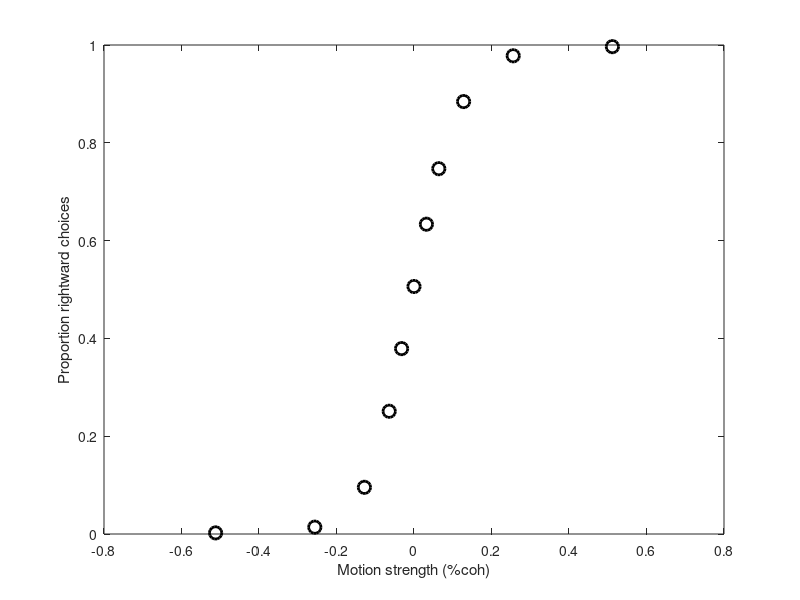

Write MATLAB code to recreate this figure. (Note: this script raises an error after producing the figure.)
% Tutorial on behavioral data analysis/modeling
% CRF : Hopkins-Janelia Bootcamp 2023

% code can be found here: https://github.com/Fetschlab/Bootcamp
% can download as .zip and put in any local folder.

% then change this to your folder, or comment it out:
% cd /Users/chris/Documents/Teaching/Bootcamp



%%  1.1 - load and plot some real monkey data

clear; close all
load dots_data

% 'data' is a struct with fields:
% direction : motion direction of the stimulus, 0/180 = right/left
% coherence : motion coherence (proportion of dots moving in the assigned dir)
% scoh : 'signed' coherence, where positive = rightward
% choice : subject's choice, 1=right, 0=left
% RT : reaction time, in seconds
% correct : 1=correct, 0=error

% create indexing (looping) variable
cohs = unique(data.scoh)

% preallocate 
pRight = nan(length(cohs),1);
n = nan(length(cohs),1);
% loop over signed coherence
for c = 1:length(cohs)
    I = data.scoh==cohs(c); % find trials with w this particular coh
    n(c) = sum(I); % how many?
    pRight(c) = sum(I & data.choice==1) / n(c); % proportion of those trials where the choice was "right"
end

% % normally we'd want error bars, so here's the formula for standard error
% % of a proportion (derivation left as an exercise for the reader):
% pRightSE = sqrt( (pRight.*(1-pRight)) ./ n );
% % but it's so tiny with this many trials, we can ignore it for now

figure(1);
set(gcf,'Color',[1 1 1],'Position',[300 500 700 550]);

h1=plot(cohs,pRight,'ko','MarkerSize',9); set(h1,'LineWidth',2);
xlabel('Motion strength (%coh)');
ylabel('Proportion rightward choices');
changeAxesFontSize(gca,15,15);

% plot a small subset of individual trials just for visualization:
hold on;
for n = 1:60
    plot(data.scoh(n)+randn*0.01,data.choice(n),'rx','MarkerSize',12);
                    % ^add some random jitter to reduce overlap
end
legend(h1,'data','Location','Northwest');


%%  1.2 - descriptive/statistical model: logistic regression

% a first step is to quantify how the outcome, or dependent, variable
% (choice) varies as a function of the independent variable (coherence)

% For most outcome variables it is fine to use linear regression: 
% good old y = mx+b. But proportions/probabilities are bounded at 0 and 1,
% so we use logistic regression, log(P/(1-P)) = mx+b
% or more commonly, logit(P) = beta0 + beta1*x + ...

% logit is a synonym for log odds, where odds is P/(1-P)
% (often used in betting, eg "4 to 1 odds" = 0.2 or 20% probability)
% so, logit(P) = log(P/(1-P))

% The inverse of the logit function is the logistic function: 
% P = 1 / (1 + exp(-(beta_0 + beta1*x)))
% So you often see it written this way. This is how you'd actually
% calculate the probabilities given the beta terms.

% The simplest logistic regression model for a choice function
% (aka 'psychometric' function) has two parameters (betas):
% a slope and a bias, equivalent to slope and intercept for linear reg

% The slope term is just a constant multiplied by a single independent
% variable (here, coh), but you can build a logistic model with any number
% of explanatory variables, and their (multiplicative) interactions.
% It is a very flexible and powerful tool, part of a larger family of
% models called *generalized linear models* (GLMs)

% (On your own you can check out any number of video tutorials online)


%%  1.2.1 - likelihood and binomial probability

% The best-fitting model is the one that maximizes the *likelihood* of the
% data given the model parameters

% Likelihood, or P(data | model), is usually calculated by assuming a
% particular form of the probability distribution.

% Since our outcome variable is binary, the relevant distribution is the
% binomial distribution -- and if we are treating each trial as an
% independent event, we use the special case of the binomial dist for n=1,
% known as the Bernoulli distribution.

% For any a particular value of the slope and bias terms, the logistic
% model specifies the probability of a rightward choice (y) given a
% coherence (x).

% Using this model-based probability (P), the Likelihood of
% each trial is simply P if the choice was rightward (1), or 1-P if the
% choice was leftward (0).

% Let's make an initial guess for the parameters and plot the curve atop
% the data points
beta_0 = 0; % assume zero bias
beta1 = 8; % a guess, based on previous experience

% can evaluate the function at any x value (i.e., interpolated or
% extrapolated) not just the values present in the dataset
cohsInterp = -0.51:0.01:0.51;
B = beta_0 + beta1*cohsInterp;
pR = logistic(B);

figure(1);
h2 = plot(cohsInterp,pR,'m--','LineWidth',2);
xlabel('Motion strength (%coh)');
ylabel('Proportion rightward choices');
changeAxesFontSize(gca,15,15);
legend([h1 h2],'data','guess','Location','Northwest');

% calculate the single-trial likelihoods:
pR_model = nan(length(data.choice),1);
Lik = nan(length(data.choice),1);
for t = 1:length(data.choice) % loop over trials
    B = beta_0 + beta1*data.scoh(t);
    pR_model(t) = logistic(B);       
    if data.choice(t)==1
        Lik(t) = pR_model(t);
    else
        Lik(t) = 1-pR_model(t);
    end
end
% (offline coding exercise: rewrite this without using a FOR loop)


% A snapshot of what we've done:
['scoh   choice   pR_model   Likelihood']
[data.scoh(1:10) data.choice(1:10) pR_model(1:10) Lik(1:10)]
% In particular, compare rows 3+4 vs. 5:
% in 5 the coh was positive (right) but monkey chose left, an error that
% was not predicted by the  model (expected pRight for that trial was high)
% Thus, the likelihood is low, i.e. 1-Pr.


% The full likelihood for the  dataset would be the product of all the
% individual likelihoods (joint probability). This calculation is made much
% simpler if we take the log-likelihood. Then we can just sum them up, 
% because the logarithm turns products into sums.
logL_total = sum(log(Lik))


%%  1.3 - optimization

% Now that we know how to calculate the Likelihood, we could write an
% optimization function that iteratively searches over values of slope
% and bias until the (log) Likelihood is maximal -- these would be the
% best-fitting parameters for a given model

% Fortunately Matlab has done that for us in a very simple package, one
% that can be used for much more complicated models than just the
% 2-parameter logistic, so it is worth knowing. It's called glmfit.

X = data.scoh;
y = data.choice;
    % NOTE that we are not curve-fitting the data points (proportions),
    % we are fitting based on likelihood of individual trials.
    % This is more powerful and accurate.
[Beta, ~, stats] = glmfit(X, y, 'binomial');
% (for afficionados: glmfit automatically includes a 'column of zeroes'
% in the design matrix X, to estimate the bias term)


Beta
% Beta is a two-vector with [beta0, beta1] or [bias, slope]
% Notice the bias is almost zero. The slope is in units that are not
% intuitive, because remember it's logit(P) = slope*x + bias
% but it's still true that the higher the number the steeper the slope

%% 1.3.1  plot the fit

% to plot our best fitting model vs. the data points, can use glmval to
% give the model-based probability of rightward given the params:
yVals = glmval(Beta,cohsInterp,'logit');
figure(1); h3 = plot(cohsInterp,yVals,'g-','LineWidth',2);
legend([h1 h2 h3],'data','guess','fit','Location','Northwest');

% pretty good!


%% 2.1 - mechanistic/process models: signal detection theory (SDT)

clear scoh
close all
ntrials = 50000;

% A logistic model is nice but merely descriptive. It describes average
% behavior over ensembles of trials (a given set of independent variables),
% but we want to know how the brain makes a decision on a single trial.
% For this we need a mechanistic or 'process' model.

% In SDT, a stimulus is said to give rise to a noisy 'observation' or
% measurement (in the brain). You can think of it as something like the
% number of spikes in a population of neurons over a given time interval.
% (This makes most sense for detecting a faint signal embedded in noise;
% in the case of discriminating or categorizing stimuli (eg Left/Right)
% it's better to think of the observation as the difference in spike counts 
% between two populations, one selective for Right and the other for Left, 
% as explained in the slides)

% The observation is thus a random variable with some distribution. Let's
% assume Gaussian, with mean proportional to the stimulus strength (coh).
% For simplicity we'll also assume the standard deviation is a constant.

k = 8; % proportionality constant converting our stimulus variable (coh)
       % to the mean of the evidence (obs) distribution; chosen to
       % approximate the data (higher the value, the greater the sensitivity)
sigma = 1; % s.d. of the signal distribution

% plot the obs distributions for a subset of cohs
figure(3); set(gcf,'Color',[1 1 1],'Position',[300 500 1100 400]);
Mu = k*cohs;
dAxis = -8:0.1:8;
for c = 1:2:11
    plot(dAxis,normpdf(dAxis,Mu(c),sigma),'LineWidth',1.5);
    hold on;
end
plot([0 0],[0 0.45],'k--','LineWidth',1.5);
xlabel('Observation');
ylabel('Probability');
changeAxesFontSize(gca,15,15);
legend(num2str(cohs(1:2:11)))



%% 2.1.1  - simulate some trials
scoh = nan(ntrials,1);
obs = nan(ntrials,1);
choice = nan(ntrials,1);
for t = 1:ntrials
    scoh(t) = randsample(cohs,1,'true');
    mu = k*scoh(t);
    obs(t) = normrnd(mu, sigma);
    
    % A defining feature of SDT is the criterion. Whichever side of the
    % criterion the observation falls, that determines the choice.
    % Because coherence is signed, w positive values indicating rightward,
    % the optimal (unbiased) criterion is simply zero: if greater than
    % zero, choose Right (1), else choose Left (0)
    if obs(t)>0
        choice(t)=1;
    else
        choice(t)=0;
    end
end
pRight = nan(length(cohs),1);
n = nan(length(cohs),1);
for c = 1:length(cohs)
    I = scoh==cohs(c);
    n(c) = sum(I);
    pRight(c) = sum(I & choice==1) / n(c);
end
figure(4); set(gcf,'Color',[1 1 1],'Position',[300 500 700 550]);
plot(cohs,pRight,'bo-','LineWidth',1.5);
xlabel('Motion strength (%coh)');
ylabel('Proportion rightward choices');
title('simulated data: SDT');
changeAxesFontSize(gca,15,15);


% For today we'll stop at stimulation, but this model could be fit to data
% and used to generate hypotheses about the neural basis of signal, noise,
% and criterion.

% So although it still seems rather abstract, SDT was among the first
% process models for perception that could be translated into a
% so-called 'linking hypothesis', a key development in the birth of
% systems neuroscience

% [BACK TO SLIDES]



%%  2.2 - mechanistic/process models: drift-diffusion (DDM)

% What if we want to explain more than just the choice?

% Often we measure some other aspect of behavior and ask whether it arises 
% from the same process in the brain. If so, our process model should be
% able to explain both variables. A good example is choice + response time. 

clear; close all
load dots_data

cohs = unique(data.scoh);
pRight = nan(length(cohs),1);
meanRT = nan(length(cohs),1);
n = nan(length(cohs),1);
for c = 1:length(cohs) % loop over signed coherence
    I = data.scoh==cohs(c); % find trials with w this particular coh
    n(c) = sum(I); % how many?
    pRight(c) = sum(I & data.choice==1) / n(c); % proportion of those trials where the choice was "right"
    meanRT(c) = mean(data.RT(I));
    % % again we should always consider (and plot) error/dispersion in data
    % % (standard errors or confidence intervals), which for RT would be:
    % RTse(c) = std(data.RT(I))/sqrt(n(c)); ...
    % % but we'll ignore it for this exercise
end

figure(5); set(gcf,'Color',[1 1 1],'Position',[300 500 450 600]);
title('data: choice + RT');

subplot(2,1,1); plot(cohs,pRight,'bo-');
xlabel('Motion strength (%coh)'); ylabel('Proportion rightward choices');
changeAxesFontSize(gca,15,15);

subplot(2,1,2); plot(cohs,meanRT(:,1),'ro-');
xlabel('Motion strength (%coh)'); ylabel('Reaction time (ms)');
changeAxesFontSize(gca,15,15);


%%  2.2.1 - what kind of process can explain choice + RT?

% SDT has no explicit time dimension and thus cannot explain RT

% So we turn to bounded evidence accumulation,
% e.g. the drift-diffusion model (DDM)

% First, let's simulate it.
close all

% The model has at least two, and usually three parameters 
% (play around with these to see their effects)
k = 0.2; % 0.3; % 'drift rate' or sensitivity term: a constant converting stimulus strength into units of 'momentary' evidence
B = 30; % 25; % height of the bound, or threshold, for decision termination
Tnd = 100; % non-decision time: sensory and motor delays distinct from the decision process
% ^ or this can be expressed as a distribution, ie assumed o vary across trials (more natural but adds free param(s))
% and:
% this is sometimes a 4th free parameter but for simplicty we fix it to 1
sigma = 0.8; % standard deviation of momentary evidence

ntrials = 50000;

data = simDDM_simple_forBootcamp(ntrials,k,sigma,B,Tnd);
% (walk through it, if there's time)



%%  2.3 - a critical step in almost any modeling effort: PARAMETER RECOVERY

% Of course we want to do more than just simulate data that look reasonable
% We want to actually *fit* our process model to the data.  Why?
% (1) to verify that the model is a reasonable one
% (2) to compare goodness-of-fit across different candidate models
% (3) to compare fitted parameters across conditions/subjects and thereby
%     generate hypotheses as to what might differ

% But before we can trust our model fits, we should check that
% our experiment and fitting code are capable, in principle, of correctly
% arriving at the 'ground truth'. To do this we can generate fake data
% by simulating the model (in which case  we know the ground truth, aka the
% generative parameters), then fit the fake data to try and recover
% those params.


% (for more see e.g. Wilson & Collins 2019,
% Ten simple rules for the computational modeling of behavioral data
% https://github.com/AnneCollins/TenSimpleRulesModeling/ )


% As with the logistic, we need an expression for the likelihood: the
% probability of observing the data given a set of model params.

% Choice is still just a binary outcome and hence Bernoulli distributed.
% But what is the expected pRight for each coherence? And there's no
% a priori reason to assert any particular distribution for RT.

% This is where process models differ from descriptive: we need the
% probability density of these variables under the model. This can be 
% generated by simulation, but that's very slow when we want to iterate 
% many times, as we need to do for optimization.

% Luckily smart folks have derived closed-form expressions for pRight (it
% happens to be a logistic function of drift rate times bound!), and
% RT (not intuitively obvious), at least for simple DDMs.

% These are: 
% pRight = 1 / (1 + exp(-2*k*C*B)) % (look familiar?)
% meanRT = B/k*C * tanh(k*C*B)

% See Shadlen et al. 2006 for the derivations.

% to generate our initial guess, randomize the generative parameters
% (pretending we don't know what they were)
guess = [k*(1+randn) B*(1+randn) Tnd*(1+randn)]

% assumes sigma=1
[fit,~] = Dots_fitDDM_1D_noConf(guess,data.scoh,data.choice,round(data.RT*1000)); % convert RT back to ms, for legacy reasons
subplot(2,1,1); title('simulated data with DDM fit');

% compare generative and fitted params:
[k fit(1) ; B fit(2) ; Tnd fit(3)]

% Nice!

% (If your fits fail, just try again! Could be the randomization caused the
% guess to be too far off for the model to converge)

% NOTE the cool thing is that the above equations, used in the fitting
% routine, appear nowhere in the simulation code. All the simulation does
% is generate Gaussian random numbers and sum them up. The fitting code 
% uses the analytical solutions for the mean RT and pRight, and so the fact
% that they can recover the generative parameters is a kind of proof that 
% the equations are correct.

% Now it won't always be the case that there is a closed-form solution for
% the distributions or even expected values of variables in a given model.
% If that's the case, there are other methods for estimating likelihoods,
% most of which involve something akin to simulation (aka 'Monte-Carlo'
% methods, MCMC, BADS, etc). These are beyond our current scope but ask
% me about them if interested.


%%  2.4 - fit the DDM

% Now that we've proven we can recover generative params,
% let's fit the real data

clear; close all
load dots_data

% guess = [1 10 500]; % cheating a bit since I know the fitted params...
guess = [1 10 500]; % ...but turns out these don't have to be very close at all
[fit,~] = Dots_fitDDM_1D_noConf(guess,data.scoh,data.choice,round(data.RT*1000));
subplot(2,1,1); title('real data with DDM fit');

k = fit(1)
B = fit(2)
Tnd = fit(3)

% this is a remarkably good fit, except for RTs at low coh --
% something to make a new hypothesis about? or tweak the model?


% BACK TO SLIDES (if time): more on "why do we care?"




%%  3.1 - another kind of behavioral modeling: RL and bandit-style tasks

clear

% Again see Wilson & Collins 2019, and/or search on your own for 
% Rescorla-Wagner and bandit problems.

T = 100; % num trials
mu = [0.2 0.8]; % reward probabilities
alpha = 0.05; % learning rate
beta = 5; % inverse temperature

[choice, ~] = simulate_M3RescorlaWagner_v1(T, mu, alpha, beta);
choice = choice-1; % convert [1:2] to [0:1] for consistency w above

win = 10; % window width for smoothing choice probabilities
convKernel = fspecial('average', [1 win]);
chSmooth = conv(convKernel,choice);
chSmooth = chSmooth(win/2:end-win);

% plot the learning curve
figure; plot(chSmooth);
ylim([-0.1 1.1]);
xlabel('Trials');
ylabel('Choices (smoothed): 1 is ''correct''')
title('learning curve');



%%  3.1.1 - now try a non-stationary bandit

T = 1000; % num trials
mu = [0.2 0.8]; % reward probabilities
alpha = 0.05; % learning rate
beta = 5; % inverse temperature
swProb = 0.01; % probability of switching reward probs 

[choice, rew, Mu] = simulate_M3RescorlaWagner_nonStationary(T, mu, alpha, beta, swProb);
choice = choice-1; % convert [1:2] to [0:1] for consistency w above

win = 8; % window width for smoothing choice probabilities
convKernel = fspecial('average', [1 win]);
chSmooth = conv(convKernel,choice);
chSmooth = chSmooth(win/2:end-win/2);

figure;
[AX,H1,H2] = plotyy(1:T,chSmooth,1:T,Mu);
set(H1,'color','blue');
set(H2,'color','red','LineWidth',2)
ylim(AX(1),[-0.1 1.1]);
ylim(AX(2),[-0.1 1.1]);
xlabel('Trials');
ylabel(AX(1),'Choices (smoothed)')
ylabel(AX(2),'Reward probability')
 

% The general theoretical framework here is called reinforcement learning
% (RL). It is very powerful and, like the DDM and SDT, can be used to
% generate hypotheses for neural mechanisms of learning and decision
% making.

% See for example:
% Bari, B. A. et al. Stable Representations of Decision Variables
% for Flexible Behavior. Neuron 103, 922-933.e7 (2019).
 


